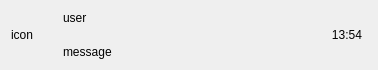
<?xml version="1.0" encoding="UTF-8"?>
<ui version="4.0">
 <class>WidgetChatUser</class>
 <widget class="QWidget" name="WidgetChatUser">
  <property name="geometry">
   <rect>
    <x>0</x>
    <y>0</y>
    <width>378</width>
    <height>70</height>
   </rect>
  </property>
  <property name="minimumSize">
   <size>
    <width>0</width>
    <height>70</height>
   </size>
  </property>
  <property name="maximumSize">
   <size>
    <width>16777215</width>
    <height>70</height>
   </size>
  </property>
  <property name="windowTitle">
   <string>WidgetChatUser</string>
  </property>
  <layout class="QHBoxLayout" name="horizontalLayout">
   <property name="spacing">
    <number>5</number>
   </property>
   <property name="leftMargin">
    <number>6</number>
   </property>
   <property name="topMargin">
    <number>2</number>
   </property>
   <property name="rightMargin">
    <number>6</number>
   </property>
   <property name="bottomMargin">
    <number>2</number>
   </property>
   <item>
    <widget class="QWidget" name="widget_icon" native="true">
     <property name="minimumSize">
      <size>
       <width>50</width>
       <height>50</height>
      </size>
     </property>
     <property name="maximumSize">
      <size>
       <width>50</width>
       <height>50</height>
      </size>
     </property>
     <layout class="QHBoxLayout" name="horizontalLayout_2">
      <property name="spacing">
       <number>0</number>
      </property>
      <property name="leftMargin">
       <number>0</number>
      </property>
      <property name="topMargin">
       <number>0</number>
      </property>
      <property name="rightMargin">
       <number>0</number>
      </property>
      <property name="bottomMargin">
       <number>0</number>
      </property>
      <item>
       <widget class="QLabel" name="profile_icon">
        <property name="minimumSize">
         <size>
          <width>40</width>
          <height>40</height>
         </size>
        </property>
        <property name="maximumSize">
         <size>
          <width>40</width>
          <height>40</height>
         </size>
        </property>
        <property name="text">
         <string>icon</string>
        </property>
       </widget>
      </item>
     </layout>
    </widget>
   </item>
   <item>
    <widget class="QWidget" name="widget_info" native="true">
     <layout class="QVBoxLayout" name="verticalLayout">
      <property name="leftMargin">
       <number>2</number>
      </property>
      <property name="topMargin">
       <number>2</number>
      </property>
      <property name="rightMargin">
       <number>2</number>
      </property>
      <property name="bottomMargin">
       <number>2</number>
      </property>
      <item>
       <widget class="QLabel" name="label_user">
        <property name="text">
         <string>user</string>
        </property>
       </widget>
      </item>
      <item>
       <widget class="QLabel" name="label_chat">
        <property name="text">
         <string>message</string>
        </property>
       </widget>
      </item>
     </layout>
    </widget>
   </item>
   <item>
    <widget class="QWidget" name="widget_3" native="true">
     <property name="minimumSize">
      <size>
       <width>50</width>
       <height>50</height>
      </size>
     </property>
     <property name="maximumSize">
      <size>
       <width>50</width>
       <height>50</height>
      </size>
     </property>
     <layout class="QVBoxLayout" name="verticalLayout_2">
      <property name="leftMargin">
       <number>2</number>
      </property>
      <property name="topMargin">
       <number>2</number>
      </property>
      <property name="rightMargin">
       <number>2</number>
      </property>
      <property name="bottomMargin">
       <number>2</number>
      </property>
      <item>
       <widget class="QLabel" name="label_time">
        <property name="text">
         <string>13:54</string>
        </property>
        <property name="alignment">
         <set>Qt::AlignCenter</set>
        </property>
       </widget>
      </item>
     </layout>
    </widget>
   </item>
  </layout>
 </widget>
 <resources/>
 <connections/>
</ui>
